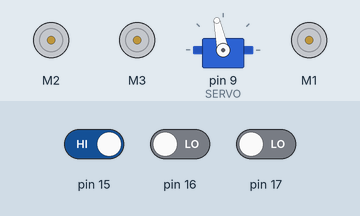
This sketch was run on a simulated Arduino Uno, built with avr-gcc and run on an emulated ATmega328P. Shown: 3 × DC motor (green arrow = forward, orange = backward, longer = faster), servo. The inputs (shaded band) are chosen by the test bench; at power-on: pin 15 HIGH, pin 16 LOW, pin 17 LOW.

Above: at 1.2 s.
1.3 s: pin 15 driven LOW
At 1.69 s:
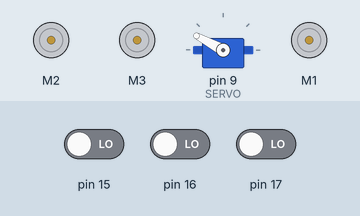
4.3 s: pin 15 driven HIGH and pin 16 driven HIGH
At 5.08 s:
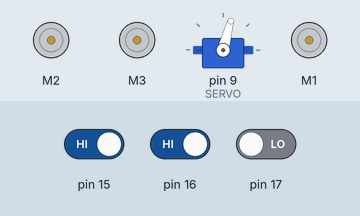
7.3 s: pin 16 driven LOW
At 8.48 s:
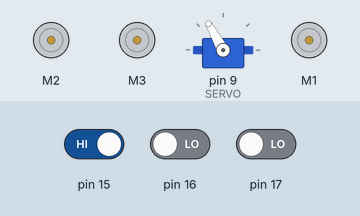
Timing chart, 0 to 16.3 s (numbered marks = the images above; inputs shaded):
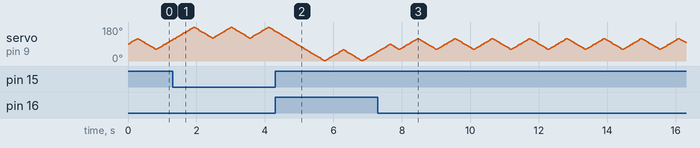

The sketch:

abstracted.ino
```cpp
/*
////        Defining constants
*/

#define F_CPU 16000000UL
#define BAUD 9600
#define MYUBRR F_CPU / (long(16) * BAUD) - 1
#define SPEED 255
#define LEFT_START 120
#define LEFT_SENSOR 15
#define RIGHT_SENSOR 17
#define CENTER 90
#define SERVO 9
#define SERVO_DELAY 9
#define REACH_DIFF 30
#define IGNORE 0


/*
////        Defining bit functions
*/

#define bitIsSet(macro, bit) ((macro & _BV(bit)))
#define bitIsClear(macro, bit) (!(macro & _BV(bit)))
#define loopUntilBitIsSet(macro, bit) \
  do { \
  } while (bitIsSet(macro, bit))
#define loopUntilBitIsClear(macro, bit) \
  do { \
  } while (bitIsClear(macro, bit))


/*
////        including liberaries
*/

#include <AFMotor.h>
#include <avr/interrupt.h>
#include <Arduino.h>
#include <Servo.h>

/*
////        Initializing variables
*/

AF_DCMotor weapon(1);
AF_DCMotor left(2);
AF_DCMotor right(3);
Servo servo;
bool manuallyOn;
int servoAngle = CENTER;
bool reachIncrements[3] = {true, true, false};
char reaches[3] = {0, 0, 60};

/*
////        List of rx commands
*/
char rxCommands[8][3] = {
  //  {left    ,  right   , weapon  },          // Title          index     alphabet character
      {FORWARD , FORWARD , IGNORE },            // Forward        0         @
      {RELEASE , FORWARD , IGNORE },            // Left:          1         A
      {FORWARD , RELEASE , IGNORE },            // Right:         2         B
      {BACKWARD, BACKWARD, IGNORE },            // Back:          3         C
      {RELEASE , RELEASE , IGNORE },            // Stop wheels:   4         D
      {IGNORE  , IGNORE  , FORWARD},            // Weapon on:     5         E
      {IGNORE  , IGNORE  , RELEASE},            // Weapon off:    6         F
      {RELEASE , RELEASE , RELEASE},            // STOP ALL:      7         G
};

AF_DCMotor rxRecievers[3] = { left, right, weapon };


/*
////        Prototypes
*/

void putOff(int direction, char* reach, bool* reachIncrement);
void servoWrite(int angle);


/*
////        Setup
*/

void setup() {

  // Initializing speeds of motors
  for (char i = 0; i < 2; i++) {
    rxRecievers[i].setSpeed(SPEED);
  }
  servo.attach(SERVO);


  /*
    Starting the serial
  */

  // Set baud rate
  UBRR0H = (MYUBRR >> 8);
  UBRR0L = MYUBRR;
  // Enable receiver and transmitter
  UCSR0B = _BV(RXEN0);
  // Set frame format: 8data, 1stop bit
  UCSR0C = _BV(UCSZ01) | _BV(UCSZ00);

  /*
    Interrupts
  */

  // Enable global interrupts
  sei();

  // Enabling rx interrupt
  UCSR0B |= _BV(RXCIE0);
}


/*
////        Loop function
*/

void loop() {

  /*
  ////        Main function
  *
  *   if fire detected by one of the sensors,
  *   it putoff the fire in the direction of
  *   that sensor
  *
  */

  // The function responsible for handling fire detection
  []() {
    // For every sensor of the sensors
    for (char sensor = LEFT_SENSOR, start = LEFT_START; sensor <= RIGHT_SENSOR; sensor++, start -= 60) {

      // if fire detected from that senosr
      if (!digitalRead(sensor)) {

        char index = sensor - LEFT_SENSOR;

        // put off that fire then return
        putOff(start, &reaches[index], &reachIncrements[index] );
        return;
      }
    }

    // If no fire is detected and also the weapon not turned on manually
    if (!manuallyOn) {

      // make sure the weapon is not running
      weapon.run(RELEASE);

      // make the weapon look forward
      servoWrite(CENTER);

      // Return reach to zero
      for (char i = 0; i < 2; i++) {
        reaches[i] = 0;
        reachIncrements[i] = true;
      }
      reaches[2] = 60;
      reachIncrements[2] = false;
    }
  }();
}


/*
////        Handle rx by interrupts
*
*   if something found in the rx, it operates
*   according to it to move the car, and turn
*   the fan on and off
*
*/

ISR(USART_RX_vect) {
  // Get the operation code {index} by getting only the first five bits
  char index = UDR0 & ~0b11100000;

  // For every motor on the shield, execute the appropriate command
  for (char i = 0; i < 3; i++) {
    rxRecievers[i].run(rxCommands[index][i]);
  }

  // For the weapon, make sure to update values of manuallyOn
  switch (rxCommands[index][2]) {
    case 0:
      return;
    case FORWARD:
      manuallyOn = true;
      break;
    default:
      manuallyOn = false;
      break;
  }
}


/*
////        putOff funtion
*
*   takes direction argument from handleFire
*   function, turns on the fan and calls
*   the writeServo function
*
*/

void putOff(int direction, char* reach, bool* reachIncrement) {

  // Turn on the fan
  weapon.run(FORWARD);

  switch (*reachIncrement) {
    case true:
      if (*reach == 60) {
        *reachIncrement = false;
        return;
      }
      *reach += REACH_DIFF;
      break;
    default:
      if (*reach == 0) {
        *reachIncrement = true;
        return;
      }
      *reach -= REACH_DIFF;
      break;
  }

  // Turn the servo to direction + reach
  servoWrite(direction + *reach);
}


/*
////        servoWrite funtion
*
*   takes angle argument and rotates the
*   servo in a smooth way until it reach
*   it's destination
*
*/

void servoWrite(int angle) {
  if (angle == servoAngle) {
    return;
  }

  char increment = servoAngle > angle ? -1 : 1;

  // For in in the range start to finish
  for (int i = servoAngle; i != angle; i += increment) {

    // Write the angle of the servo as the current value
    servo.write(i);
    servoAngle = i;

    // Delay 5 seconds
    delay(SERVO_DELAY);
  }
}
```
